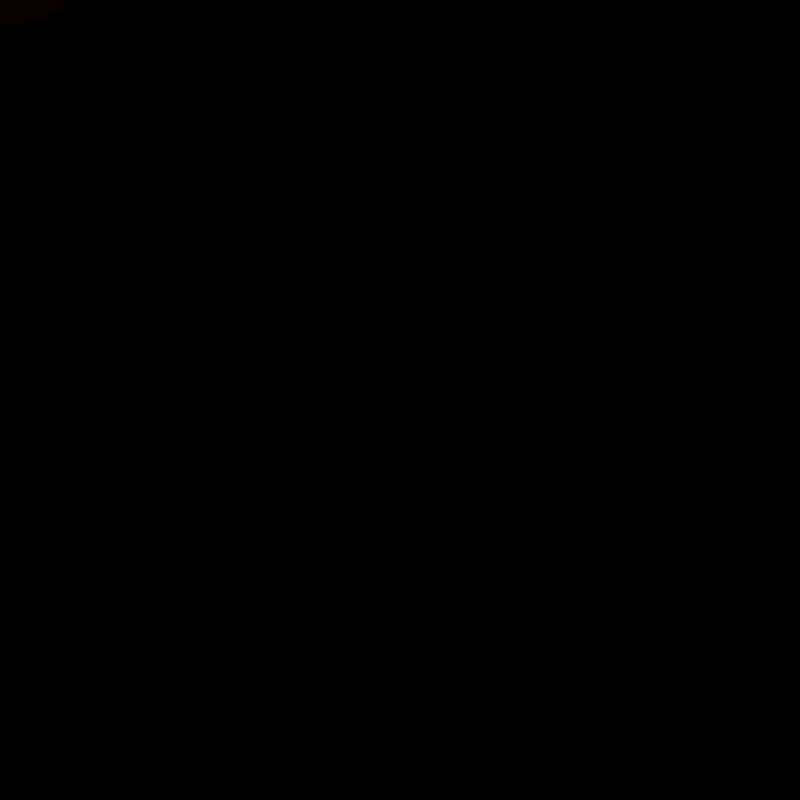
Frame 1 (no input)
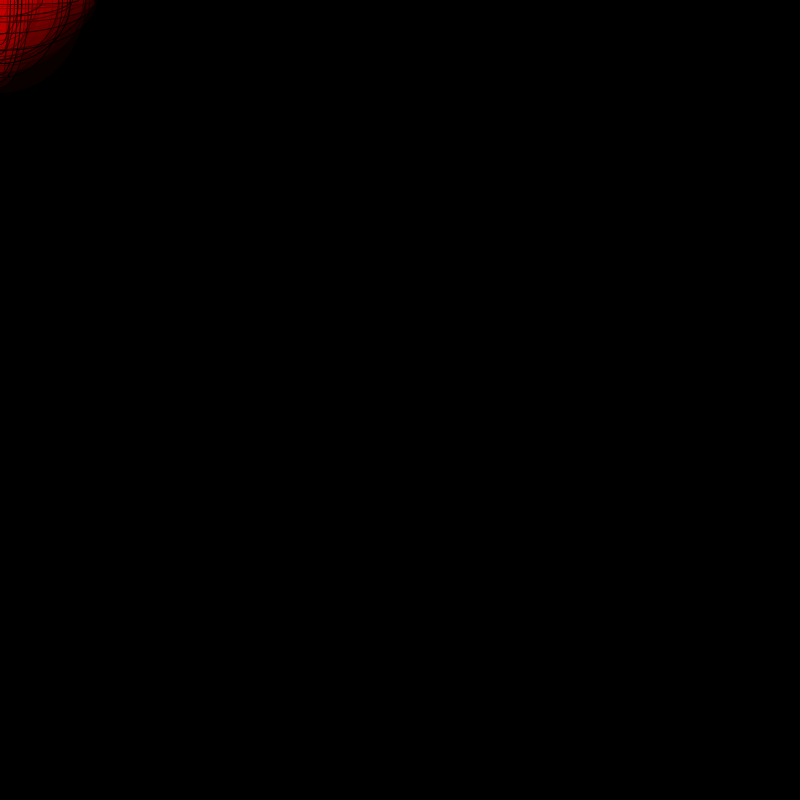
Frame 60 (the mouse pressed at the canvas centre just before this capture)
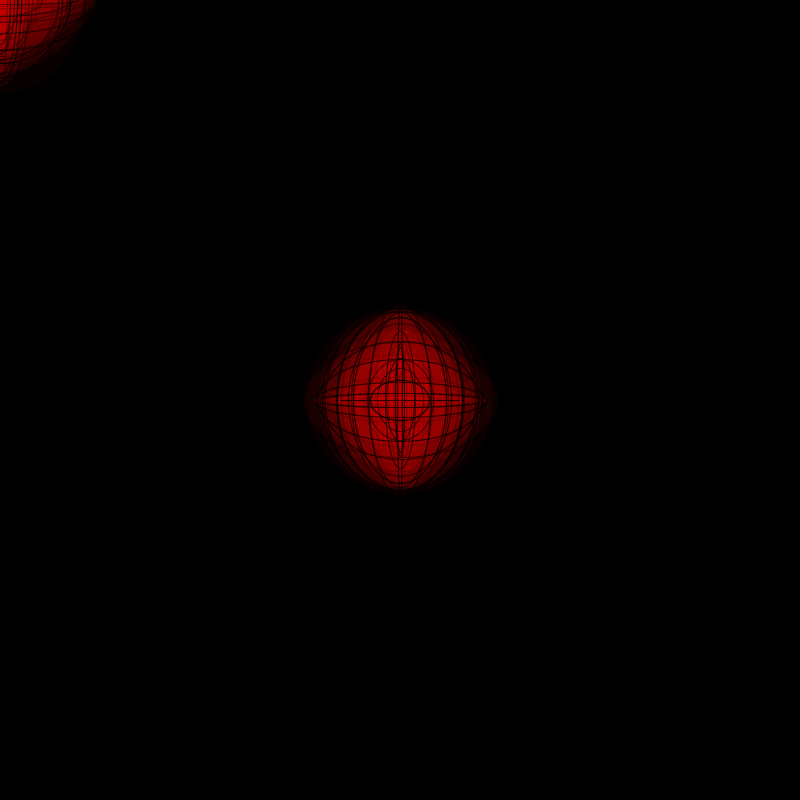
Frame 120 (the mouse held since frame 60 and released just before this capture)

The Processing sketch that drew these frames (run headless with seeded random() and noise(); from frame 60 on, the mouse is pressed at the canvas centre):

// Processing sketch: processing_133827
// ── processing_133827.pde



// Elizabeth Peralta, 2/12/14, Creative Computing B, Benjamin Bacon


int y = 100;
int z = 100;

//size of circles


void setup() {
  size(800,800);  
  background(0); 
  smooth();
  
}

void draw() {
    
  y = int(random(0,200));
  z = int(random(0,200));
  

fill(225, 0, 0, 10); //make circle red and transparent

ellipse(mouseX, mouseY, y, z);
}
